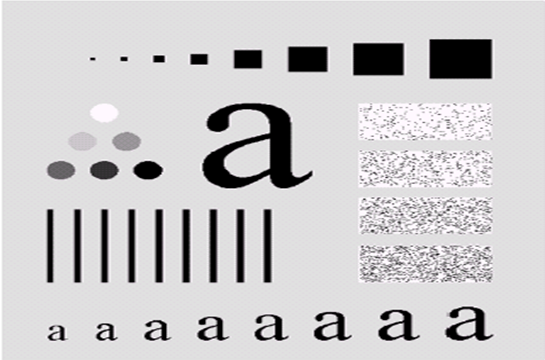
#> input picture test_imgs/test_img.png, 545 x 360 px
$ jupyter execute problem4.ipynb
#> lines starting #> are read from the running program, lines starting #| are printed output that depends on the picture
# 4. Write a program for finding edges in an image using Gradient mask, Cross-gradient mask of size 2*2. Obtain sharpen image also.

[cell 1]
import cv2
import numpy as np
import matplotlib.pyplot as plt

def read_img(image_path):
#> called with image_path = '../test_imgs/test_img.png'
    img = cv2.imread(image_path, cv2.IMREAD_GRAYSCALE)
#> img: shape (360, 545); min 0, max 255, mean 202.5
    if img is None:
        raise ValueError(f"Error: Unable to read image at {image_path}")
    return img

def gradient_edge_detection(image):
    Gx = np.array([[-1, 1],
                   [-1, 1]], dtype=np.float32)

    Gy = np.array([[-1, -1],
                   [1,  1]], dtype=np.float32)

    Gxy1 = np.array([[0, -1],
                     [1,  0]], dtype=np.float32)

    Gxy2 = np.array([[-1, 0],
                     [0,  1]], dtype=np.float32)

    edge_x = cv2.filter2D(image, -1, Gx)
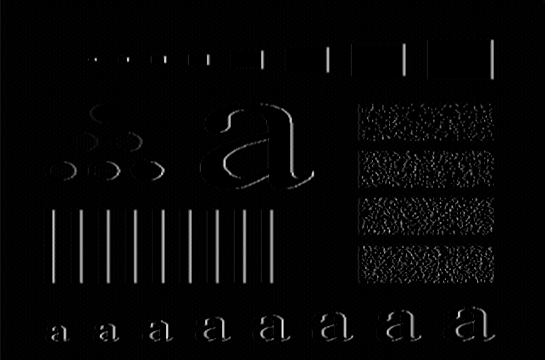
#> edge_x: shape (360, 545); min 0, max 243, mean 5.7
    edge_y = cv2.filter2D(image, -1, Gy)
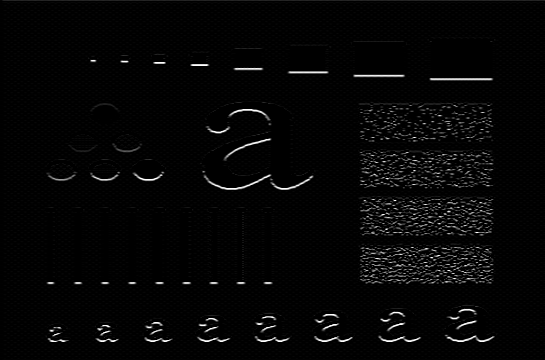
#> edge_y: shape (360, 545); min 0, max 255, mean 6.2
    edge_xy1 = cv2.filter2D(image, -1, Gxy1)
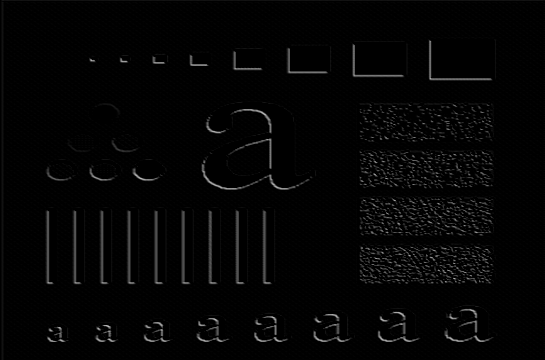
#> edge_xy1: shape (360, 545); min 0, max 194, mean 4.7
    edge_xy2 = cv2.filter2D(image, -1, Gxy2)
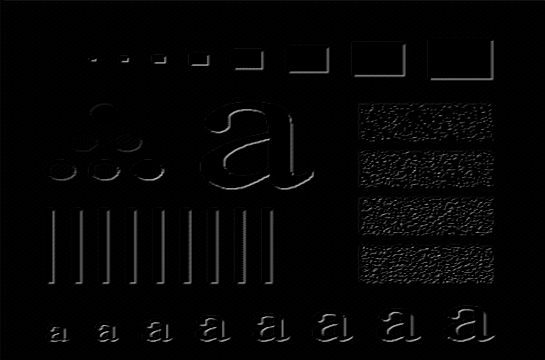
#> edge_xy2: shape (360, 545); min 0, max 197, mean 4.8

    edges = np.sqrt(edge_x**2 + edge_y**2 + edge_xy1**2 + edge_xy2**2)
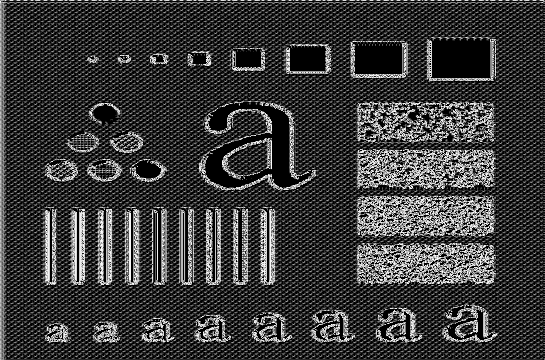
#> edges: shape (360, 545) float16; min 0, max 15.97, mean 3.72; drawn with min black and max white
    edges = np.clip(edges, 0, 255).astype(np.uint8)

    return edges

def sharpen_image(image, edges, alpha=1.0):
#> called with alpha = 1
    sharpened = cv2.addWeighted(image, 1.0, edges, alpha, 0)
    return sharpened

def plot_results(original, edges, sharpened):
    plt.figure(figsize=(6, 4))

    plt.subplot(1, 3, 1)
    plt.imshow(original, cmap='gray')
    plt.title("Original")
    plt.axis('off')

    plt.subplot(1, 3, 2)
    plt.imshow(edges, cmap='gray')
    plt.title("Edges (2x2 masks)")
    plt.axis('off')

    plt.subplot(1, 3, 3)
    plt.imshow(sharpened, cmap='gray')
    plt.title("Sharpened")
    plt.axis('off')

    plt.tight_layout()
    plt.savefig("outimg_problem4.png")
    plt.show()


def main():
    img_path = "../test_imgs/test_img.png"
    img = read_img(img_path)

    edges = gradient_edge_detection(img)
    sharpened = sharpen_image(img, edges)

    plot_results(img, edges, sharpened)

if __name__ == "__main__":
    main()
